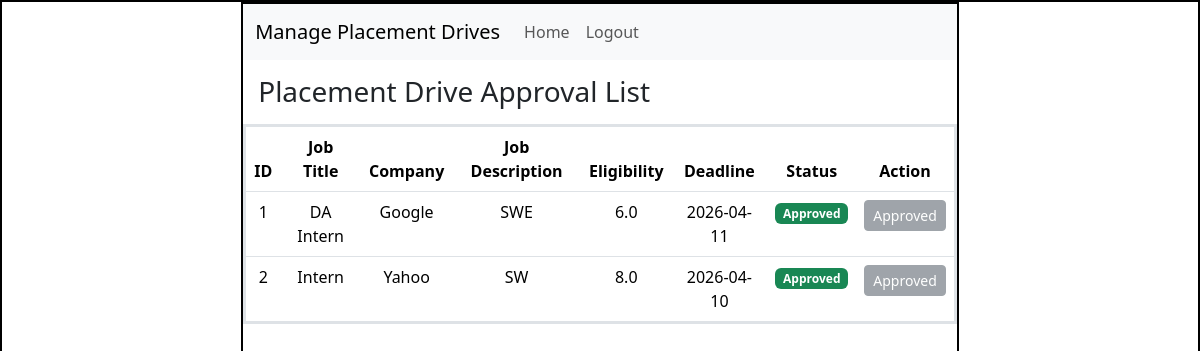
The page /admin/drives on the database its author committed.
### application/models.py (models this page shows)
class PlacementDrive(db.Model):
    __tablename__ = "placement_drive"   # ✅ IMPORTANT
    id = db.Column(db.Integer(), primary_key=True)
    company_id = db.Column(db.Integer(), db.ForeignKey('company.id'))
    job_title = db.Column(db.String(), nullable=False)
    description = db.Column(db.String())
    eligibility = db.Column(db.String())
    deadline = db.Column(db.String())
    status = db.Column(db.String(), default='pending')

class Company(db.Model):
    __tablename__ = "company"
    id = db.Column(db.Integer(), primary_key=True)
    user_id = db.Column(db.Integer(), db.ForeignKey('user.id'))  # ✅ FIXED TYPE
    company_name = db.Column(db.String(), nullable=False)
    hr_contact = db.Column(db.String())
    website = db.Column(db.String())
    status = db.Column(db.String(), default='pending')

### application/controllers.py (the view)
@app.route("/admin/drives")
def admin_drives():
    drives = PlacementDrive.query.all()
    companies = {c.id: c for c in Company.query.all()}
    return render_template(
        "admin_drives.html",
        drives=drives,
        companies=companies)

### templates/admin_drives.html (shortened to what this page needs)
<!DOCTYPE html>
<html lang="en">
<head>
    <link rel="stylesheet" href="/static/style.css">
    <link href="https://cdn.jsdelivr.net/npm/bootstrap@5.3.8/dist/css/bootstrap.min.css" rel="stylesheet">
</head>
<body>
    <div id="main">
        <div id="canvas">
            <nav class="navbar navbar-expand-lg bg-body-tertiary">
                <div class="container-fluid">
                    <a class="navbar-brand">Manage Placement Drives</a>
                    <div class="collapse navbar-collapse">
                        <ul class="navbar-nav me-auto">
                            <li class="nav-item">
                                <a class="nav-link" href="/admin/dashboard">Home</a>
                            </li>
                            <li class="nav-item">
                                <a class="nav-link" href="/logout">Logout</a>
                            </li>
                        </ul>
                    </div>
                </div>
            </nav>
            <div id="content">
                <h3 class="headings">Placement Drive Approval List</h3>
                <table class="table text-center border border-3">
                    <thead>
                        <tr>
                            <th>ID</th>
                            <th>Job Title</th>
                            <th>Company</th>
                            <th>Job Description</th>
                            <th>Eligibility</th>
                            <th>Deadline</th>
                            <th>Status</th>
                            <th>Action</th>
                        </tr>
                    </thead>
                    <tbody>
                        {% for d in drives %}
                        <tr>
                            <td>{{ d.id }}</td>
                            <td>{{ d.job_title }}</td>
                            <td>{{ companies[d.company_id].company_name }}</td>
                            <td>{{ d.description }}</td>
                            <td>{{ d.eligibility }}</td>
                            <td>{{ d.deadline }}</td>
                            <td>
                                {% if d.status == "approved" %}
                                    <span class="badge bg-success">Approved</span>
                                {% elif d.status == "rejected" %}
                                    <span class="badge bg-dark">Rejected</span>
                                {% else %}
                                    <span class="badge bg-warning">Pending</span>
                                {% endif %}
                            </td>
                            <td>
                                {% if d.status == "pending" %}
                                    <a href="/admin/drive/approve/{{ d.id }}"
                                       class="btn btn-success btn-sm">Approve</a>
                                    <a href="/admin/drive/reject/{{ d.id }}"
                                       class="btn btn-danger btn-sm">Reject</a>
                                    <a href="/admin/drive/delete/{{ d.id }}"
                                        class="btn btn-warning btn-sm">Delete</a>
                                {% elif d.status == "approved" %}
                                    <button class="btn btn-secondary btn-sm" disabled>
                                        Approved
                                    </button>
                                {% elif d.status == "rejected" %}
                                    <button class="btn btn-dark btn-sm" disabled>
                                        Rejected
                                    </button>
                                {% endif %}
                            </td>
                        </tr>
                        {% endfor %}
                    </tbody>
                </table>
            </div>
        </div>
    </div>
</body>
</html>

### static/style.css (style rules this page uses)
* { margin:0px; }
#main, #canvas { border: 2px solid black; }
#canvas { width:60%; height:780px; margin:auto; }
.headings { margin: 10px; padding: 5px; margin-top: 10px; }

### rows shown on the page
PlacementDrive: id "1", job_title "DA Intern", description "SWE", eligibility "6.0", deadline "2026-04-11", status "Approved"
Company: company_name "Google"
PlacementDrive: id "2", job_title "Intern", description "SW", eligibility "8.0", deadline "2026-04-10", status "Approved"
Company: company_name "Yahoo"
